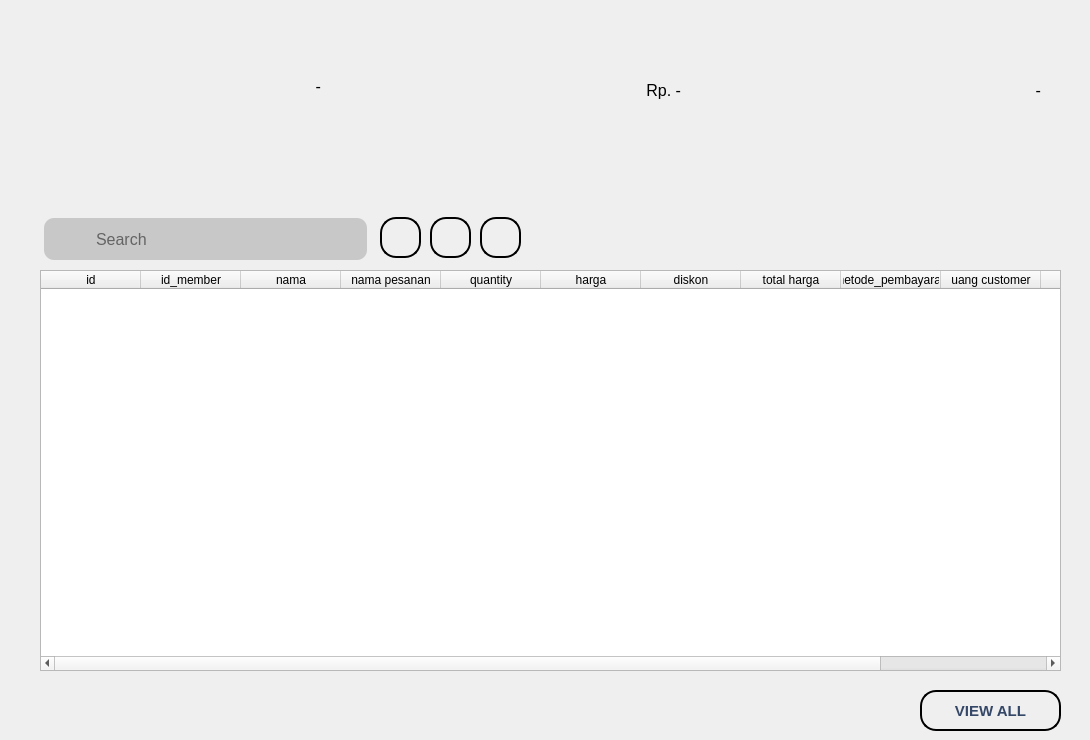
     <widget class="QWidget" name="page_4">
      <widget class="QLabel" name="label_27">
       <property name="geometry">
        <rect>
         <x>30</x>
         <y>20</y>
         <width>331</width>
         <height>161</height>
        </rect>
       </property>
       <property name="styleSheet">
        <string notr="true"/>
       </property>
       <property name="text">
        <string/>
       </property>
       <property name="pixmap">
        <pixmap resource="../images/source.qrc">:/Images/card-pack.png</pixmap>
       </property>
       <property name="scaledContents">
        <bool>false</bool>
       </property>
      </widget>
      <widget class="QLabel" name="label_28">
       <property name="geometry">
        <rect>
         <x>390</x>
         <y>20</y>
         <width>331</width>
         <height>161</height>
        </rect>
       </property>
       <property name="styleSheet">
        <string notr="true"/>
       </property>
       <property name="text">
        <string/>
       </property>
       <property name="pixmap">
        <pixmap resource="../images/source.qrc">:/Images/card-pack2.png</pixmap>
       </property>
       <property name="scaledContents">
        <bool>false</bool>
       </property>
      </widget>
      <widget class="QLabel" name="label_29">
       <property name="geometry">
        <rect>
         <x>750</x>
         <y>20</y>
         <width>331</width>
         <height>161</height>
        </rect>
       </property>
       <property name="styleSheet">
        <string notr="true"/>
       </property>
       <property name="text">
        <string/>
       </property>
       <property name="pixmap">
        <pixmap resource="../images/source.qrc">:/Images/card-pack3.png</pixmap>
       </property>
       <property name="scaledContents">
        <bool>false</bool>
       </property>
      </widget>
      <widget class="QLabel" name="label_21">
       <property name="geometry">
        <rect>
         <x>120</x>
         <y>76</y>
         <width>201</width>
         <height>21</height>
        </rect>
       </property>
       <property name="font">
        <font>
         <family>Arial</family>
         <pointsize>12</pointsize>
        </font>
       </property>
       <property name="layoutDirection">
        <enum>Qt::LeftToRight</enum>
       </property>
       <property name="text">
        <string>-</string>
       </property>
       <property name="alignment">
        <set>Qt::AlignRight|Qt::AlignTrailing|Qt::AlignVCenter</set>
       </property>
      </widget>
      <widget class="QLabel" name="label_22">
       <property name="geometry">
        <rect>
         <x>490</x>
         <y>80</y>
         <width>191</width>
         <height>21</height>
        </rect>
       </property>
       <property name="font">
        <font>
         <family>Arial</family>
         <pointsize>12</pointsize>
        </font>
       </property>
       <property name="layoutDirection">
        <enum>Qt::LeftToRight</enum>
       </property>
       <property name="text">
        <string>Rp. -</string>
       </property>
       <property name="alignment">
        <set>Qt::AlignRight|Qt::AlignTrailing|Qt::AlignVCenter</set>
       </property>
      </widget>
      <widget class="QLabel" name="label_23">
       <property name="geometry">
        <rect>
         <x>850</x>
         <y>80</y>
         <width>191</width>
         <height>21</height>
        </rect>
       </property>
       <property name="font">
        <font>
         <family>Arial</family>
         <pointsize>12</pointsize>
        </font>
       </property>
       <property name="layoutDirection">
        <enum>Qt::LeftToRight</enum>
       </property>
       <property name="text">
        <string>-</string>
       </property>
       <property name="alignment">
        <set>Qt::AlignRight|Qt::AlignTrailing|Qt::AlignVCenter</set>
       </property>
      </widget>
      <widget class="QTableWidget" name="tableWidget">
       <property name="geometry">
        <rect>
         <x>40</x>
         <y>270</y>
         <width>1021</width>
         <height>401</height>
        </rect>
       </property>
       <column>
        <property name="text">
         <string>id</string>
        </property>
       </column>
       <column>
        <property name="text">
         <string>id_member</string>
        </property>
       </column>
       <column>
        <property name="text">
         <string>nama</string>
        </property>
       </column>
       <column>
        <property name="text">
         <string>nama pesanan</string>
        </property>
       </column>
       <column>
        <property name="text">
         <string>quantity</string>
        </property>
       </column>
       <column>
        <property name="text">
         <string>harga</string>
        </property>
       </column>
       <column>
        <property name="text">
         <string>diskon</string>
        </property>
       </column>
       <column>
        <property name="text">
         <string>total harga</string>
        </property>
       </column>
       <column>
        <property name="text">
         <string>metode_pembayaran</string>
        </property>
       </column>
       <column>
        <property name="text">
         <string>uang customer</string>
        </property>
       </column>
       <column>
        <property name="text">
         <string>kembalian</string>
        </property>
       </column>
       <column>
        <property name="text">
         <string>waktu_pembuatan</string>
        </property>
       </column>
      </widget>
      <widget class="QPushButton" name="pushButton_2">
       <property name="geometry">
        <rect>
         <x>920</x>
         <y>690</y>
         <width>141</width>
         <height>41</height>
        </rect>
       </property>
       <property name="font">
        <font>
         <family>Arial</family>
         <pointsize>11</pointsize>
         <weight>75</weight>
         <bold>true</bold>
        </font>
       </property>
       <property name="styleSheet">
        <string notr="true">
QPushButton {
    border:2px solid black;
	color: rgba(52, 71, 103, 1);
	border-radius: 16px;

}

QPushButton:pressed{
 border:2px solid green;
 background-color: rgba(86, 101, 115, 0.8);
color:white;
}

QPushButton:hover {
    background-color: rgba(86, 101, 115, 0.5);
}</string>
       </property>
       <property name="text">
        <string>VIEW ALL</string>
       </property>
      </widget>
      <widget class="QPushButton" name="pushButton_3">
       <property name="geometry">
        <rect>
         <x>430</x>
         <y>217</y>
         <width>41</width>
         <height>41</height>
        </rect>
       </property>
       <property name="font">
        <font>
         <family>Arial</family>
         <pointsize>11</pointsize>
         <weight>75</weight>
         <bold>true</bold>
        </font>
       </property>
       <property name="styleSheet">
        <string notr="true">
QPushButton {
    border:2px solid black;
	color: rgba(233, 31, 99, 1);
	border-radius: 16px;
}

QPushButton:pressed{
 border:2px solid red;
 background-color: red;
color:white;
}

QPushButton:hover {
     background-color: rgba(86, 101, 115, 0.5);
}</string>
       </property>
       <property name="text">
        <string/>
       </property>
       <property name="icon">
        <iconset resource="../images/source.qrc">
         <normaloff>:/Images/delete.png</normaloff>:/Images/delete.png</iconset>
       </property>
       <property name="iconSize">
        <size>
         <width>100</width>
         <height>100</height>
        </size>
       </property>
      </widget>
      <widget class="QLabel" name="label_91">
       <property name="geometry">
        <rect>
         <x>54</x>
         <y>224</y>
         <width>31</width>
         <height>31</height>
        </rect>
       </property>
       <property name="styleSheet">
        <string notr="true">backround-color:rgba(82, 82, 82, 1);</string>
       </property>
       <property name="text">
        <string/>
       </property>
       <property name="pixmap">
        <pixmap resource="../images/source.qrc">:/Images/search-engine.png</pixmap>
       </property>
       <property name="scaledContents">
        <bool>true</bool>
       </property>
      </widget>
      <widget class="QLineEdit" name="username_15">
       <property name="geometry">
        <rect>
         <x>44</x>
         <y>218</y>
         <width>323</width>
         <height>42</height>
        </rect>
       </property>
       <property name="font">
        <font>
         <family>Arial</family>
         <pointsize>12</pointsize>
        </font>
       </property>
       <property name="styleSheet">
        <string notr="true">background-color:rgba(200, 200, 200, 1);
border-radius: 10px;
padding-left:50px;</string>
       </property>
       <property name="placeholderText">
        <string>Search</string>
       </property>
      </widget>
      <widget class="QPushButton" name="pushButton_29">
       <property name="geometry">
        <rect>
         <x>380</x>
         <y>217</y>
         <width>41</width>
         <height>41</height>
        </rect>
       </property>
       <property name="font">
        <font>
         <family>Arial</family>
         <pointsize>11</pointsize>
         <weight>75</weight>
         <bold>true</bold>
        </font>
       </property>
       <property name="styleSheet">
        <string notr="true">
QPushButton {
    border:2px solid black;
	color: rgba(233, 31, 99, 1);
	border-radius: 16px;
}

QPushButton:pressed{
 border:2px solid red;
 background-color: red;
color:white;
}

QPushButton:hover {
     background-color: rgba(86, 101, 115, 0.5);
}</string>
       </property>
       <property name="text">
        <string/>
       </property>
       <property name="icon">
        <iconset resource="../images/source.qrc">
         <normaloff>:/Images/search.png</normaloff>:/Images/search.png</iconset>
       </property>
       <property name="iconSize">
        <size>
         <width>20</width>
         <height>20</height>
        </size>
       </property>
      </widget>
      <widget class="QPushButton" name="pushButton_30">
       <property name="geometry">
        <rect>
         <x>480</x>
         <y>217</y>
         <width>41</width>
         <height>41</height>
        </rect>
       </property>
       <property name="font">
        <font>
         <family>Arial</family>
         <pointsize>11</pointsize>
         <weight>75</weight>
         <bold>true</bold>
        </font>
       </property>
       <property name="autoFillBackground">
        <bool>false</bool>
       </property>
       <property name="styleSheet">
        <string notr="true">
QPushButton {
    border:2px solid black;
	color: rgba(233, 31, 99, 1);
	border-radius: 16px;
}

QPushButton:pressed{
 border:2px solid red;
 background-color: red;
color:white;
}

QPushButton:hover {
     background-color: rgba(86, 101, 115, 0.5);
}</string>
       </property>
       <property name="text">
        <string/>
       </property>
       <property name="icon">
        <iconset resource="../images/source.qrc">
         <normaloff>:/Images/print.png</normaloff>:/Images/print.png</iconset>
       </property>
       <property name="iconSize">
        <size>
         <width>20</width>
         <height>20</height>
        </size>
       </property>
      </widget>
      <zorder>label_27</zorder>
      <zorder>label_28</zorder>
      <zorder>label_29</zorder>
      <zorder>label_21</zorder>
      <zorder>label_22</zorder>
      <zorder>label_23</zorder>
      <zorder>tableWidget</zorder>
      <zorder>pushButton_2</zorder>
      <zorder>pushButton_3</zorder>
      <zorder>username_15</zorder>
      <zorder>label_91</zorder>
      <zorder>pushButton_29</zorder>
      <zorder>pushButton_30</zorder>
     </widget>
